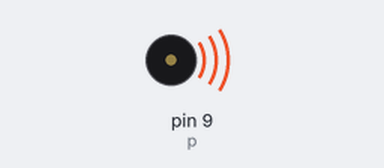
Simulated run of this sketch. Board: Arduino Uno, built with avr-gcc and run on an emulated ATmega328P. On the bench: buzzer (waves = sounding).

Above: at 1.0 s.
Timing chart, 0 to 5.8 s (numbered marks = the images above):
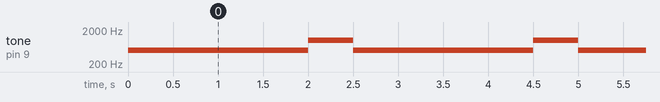

The sketch:

buzzer_simple_voice.ino
```cpp
int p = 9;

void setup() {
 pinMode(p, OUTPUT);
}

void loop() {
  tone(p, 500);
  delay(2000);

  tone(p, 1000);
  delay(500);
}
```

Measured:
- by itself, tone on pin 9 (p): alternates 1000 Hz for 0.50 s and 500 Hz for 2.0 s
